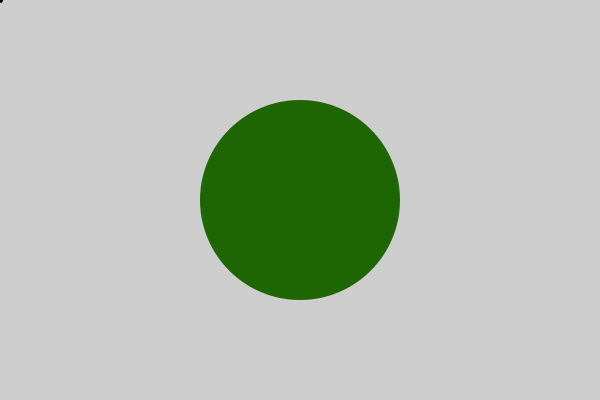
Frame 1 (no input)
Frame 60 (the mouse pressed at the canvas centre just before this capture): identical to frame 1, image omitted
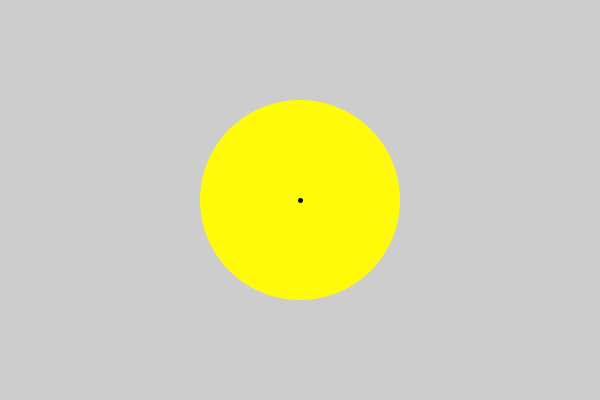
Frame 120 (the mouse held since frame 60 and released just before this capture)

The Processing sketch that drew these frames (run headless with seeded random() and noise(); from frame 60 on, the mouse is pressed at the canvas centre):

// Processing sketch: cd_02_point_circle
// ── cd_02_point_circle.pde
//point position
float px = 0;
float py = 0;

// circle center position
float cx = 300;
float cy = 200;
float radius = 100;

void setup(){
  size (600, 400);
  noCursor(); 
  
  strokeWeight(5);
}

void draw() {
  background(205);
  
  px = mouseX;
  py = mouseY;
  
  boolean hit = pointCircle(px, py, cx, cy, radius);
  
  // create circle + fill
  
  if (hit) {
    fill(255, 250, 9);
  } else {
    fill(30, 102, 3);
  }
  
  noStroke();    
  ellipse(cx, cy, radius*2, radius*2);
   
   // draw the piont
   stroke(0);
   point(px, py);
}


// point circle function

boolean pointCircle(float px, float py, float cx, float cy, float r) {
  // get the distance between point and circle's center with PyTheo
  float distX = px - cx;
  float distY = py - cy;
  float distance = sqrt( (distX*distX) + (distY*distY));
  
  if (distance <= r) {
    return true;
  }
  return false;
}

  
